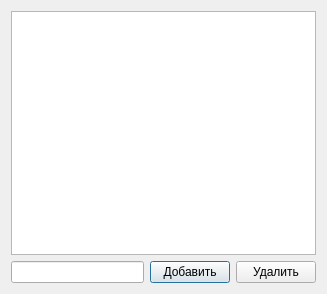
<?xml version="1.0" encoding="UTF-8"?>
<ui version="4.0">
 <class>DialogLesson</class>
 <widget class="QDialog" name="DialogLesson">
  <property name="geometry">
   <rect>
    <x>0</x>
    <y>0</y>
    <width>327</width>
    <height>294</height>
   </rect>
  </property>
  <property name="windowTitle">
   <string>Добавление предметов</string>
  </property>
  <property name="windowIcon">
   <iconset>
    <normaloff>media/icon0.png</normaloff>media/icon0.png</iconset>
  </property>
  <layout class="QGridLayout" name="gridLayout">
   <item row="1" column="1">
    <widget class="QPushButton" name="pushAdd">
     <property name="text">
      <string>Добавить</string>
     </property>
    </widget>
   </item>
   <item row="0" column="0" colspan="3">
    <widget class="QListWidget" name="listView"/>
   </item>
   <item row="1" column="0">
    <widget class="QLineEdit" name="lineEdit"/>
   </item>
   <item row="1" column="2">
    <widget class="QPushButton" name="pushRemove">
     <property name="text">
      <string>Удалить</string>
     </property>
    </widget>
   </item>
  </layout>
 </widget>
 <resources/>
 <connections/>
</ui>
